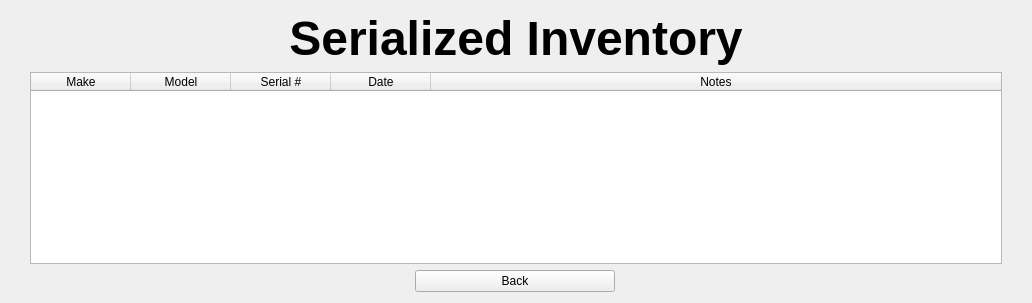
      <widget class="QWidget" name="serialized_page">
       <layout class="QVBoxLayout" name="verticalLayout_11">
        <item>
         <layout class="QHBoxLayout" name="horizontalLayout_7">
          <item>
           <spacer name="horizontalSpacer_38">
            <property name="orientation">
             <enum>Qt::Horizontal</enum>
            </property>
            <property name="sizeHint" stdset="0">
             <size>
              <width>40</width>
              <height>20</height>
             </size>
            </property>
           </spacer>
          </item>
          <item>
           <widget class="QLabel" name="label_20">
            <property name="font">
             <font>
              <pointsize>36</pointsize>
              <weight>75</weight>
              <bold>true</bold>
             </font>
            </property>
            <property name="text">
             <string>Serialized Inventory</string>
            </property>
            <property name="alignment">
             <set>Qt::AlignCenter</set>
            </property>
           </widget>
          </item>
          <item>
           <spacer name="horizontalSpacer_39">
            <property name="orientation">
             <enum>Qt::Horizontal</enum>
            </property>
            <property name="sizeHint" stdset="0">
             <size>
              <width>40</width>
              <height>20</height>
             </size>
            </property>
           </spacer>
          </item>
         </layout>
        </item>
        <item>
         <layout class="QHBoxLayout" name="horizontalLayout_9" stretch="2,100,2">
          <item>
           <spacer name="horizontalSpacer_40">
            <property name="orientation">
             <enum>Qt::Horizontal</enum>
            </property>
            <property name="sizeHint" stdset="0">
             <size>
              <width>40</width>
              <height>20</height>
             </size>
            </property>
           </spacer>
          </item>
          <item>
           <widget class="QTableWidget" name="serial_table">
            <property name="editTriggers">
             <set>QAbstractItemView::EditKeyPressed</set>
            </property>
            <property name="sortingEnabled">
             <bool>false</bool>
            </property>
            <attribute name="horizontalHeaderVisible">
             <bool>true</bool>
            </attribute>
            <attribute name="horizontalHeaderShowSortIndicator" stdset="0">
             <bool>false</bool>
            </attribute>
            <attribute name="horizontalHeaderStretchLastSection">
             <bool>true</bool>
            </attribute>
            <attribute name="verticalHeaderVisible">
             <bool>true</bool>
            </attribute>
            <column>
             <property name="text">
              <string>Make</string>
             </property>
            </column>
            <column>
             <property name="text">
              <string>Model</string>
             </property>
            </column>
            <column>
             <property name="text">
              <string>Serial #</string>
             </property>
            </column>
            <column>
             <property name="text">
              <string>Date</string>
             </property>
            </column>
            <column>
             <property name="text">
              <string>Notes</string>
             </property>
            </column>
           </widget>
          </item>
          <item>
           <spacer name="horizontalSpacer_41">
            <property name="orientation">
             <enum>Qt::Horizontal</enum>
            </property>
            <property name="sizeHint" stdset="0">
             <size>
              <width>40</width>
              <height>20</height>
             </size>
            </property>
           </spacer>
          </item>
         </layout>
        </item>
        <item>
         <layout class="QHBoxLayout" name="horizontalLayout_8">
          <item>
           <spacer name="horizontalSpacer_8">
            <property name="orientation">
             <enum>Qt::Horizontal</enum>
            </property>
            <property name="sizeHint" stdset="0">
             <size>
              <width>404</width>
              <height>20</height>
             </size>
            </property>
           </spacer>
          </item>
          <item>
           <widget class="QPushButton" name="back_btn_serial">
            <property name="sizePolicy">
             <sizepolicy hsizetype="Expanding" vsizetype="Fixed">
              <horstretch>0</horstretch>
              <verstretch>0</verstretch>
             </sizepolicy>
            </property>
            <property name="minimumSize">
             <size>
              <width>200</width>
              <height>0</height>
             </size>
            </property>
            <property name="maximumSize">
             <size>
              <width>200</width>
              <height>16777215</height>
             </size>
            </property>
            <property name="text">
             <string>Back</string>
            </property>
           </widget>
          </item>
          <item>
           <spacer name="horizontalSpacer_9">
            <property name="orientation">
             <enum>Qt::Horizontal</enum>
            </property>
            <property name="sizeType">
             <enum>QSizePolicy::Expanding</enum>
            </property>
            <property name="sizeHint" stdset="0">
             <size>
              <width>406</width>
              <height>20</height>
             </size>
            </property>
           </spacer>
          </item>
         </layout>
        </item>
       </layout>
      </widget>
